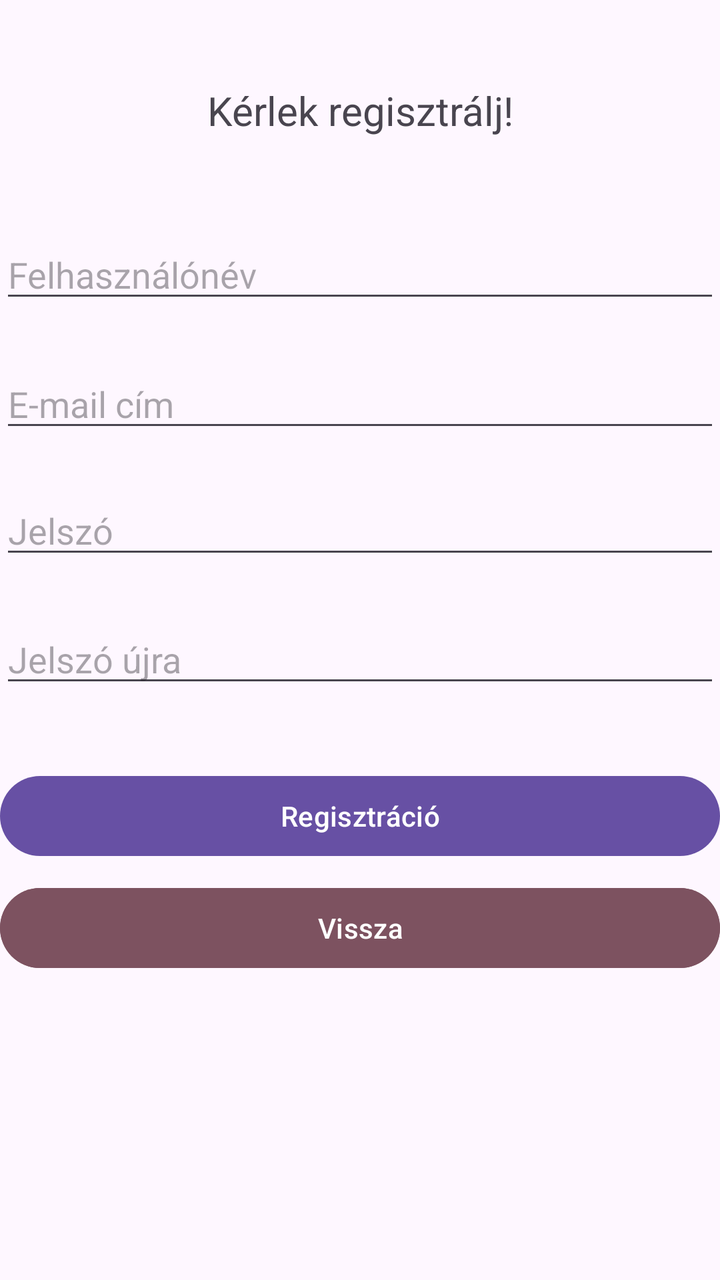
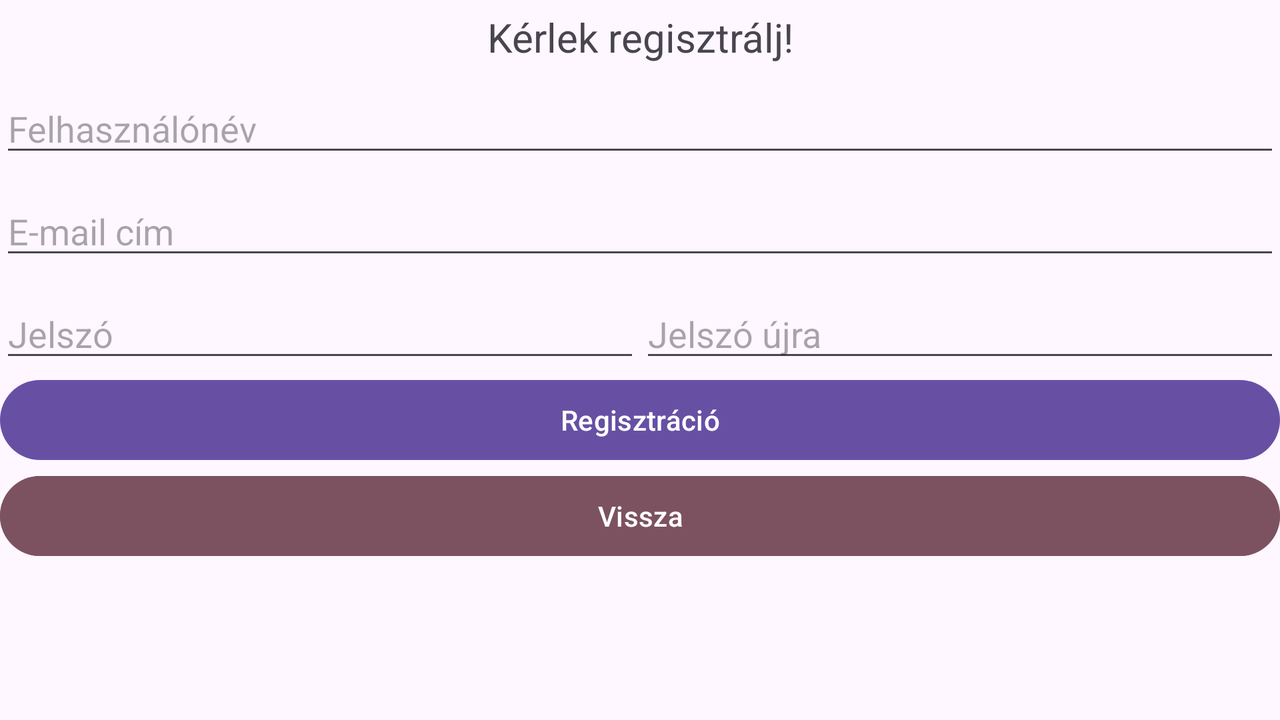

One screen, two layout resources from the same app: the default and the repository's alternative for another configuration. Each is rendered where Android would select it; the XML of both is given below.
<!-- AndroidManifest.xml: application theme Theme.BuszjegyLefoglaló -->
<!-- res/layout/activity_register.xml -->
<?xml version="1.0" encoding="utf-8"?>
<androidx.constraintlayout.widget.ConstraintLayout xmlns:android="http://schemas.android.com/apk/res/android"
    xmlns:app="http://schemas.android.com/apk/res-auto"
    xmlns:tools="http://schemas.android.com/tools"
    android:id="@+id/main"
    android:layout_width="match_parent"
    android:layout_height="match_parent"
    tools:context=".RegisterActivity">

    <EditText
        android:id="@+id/editTextUserName"
        android:layout_width="match_parent"
        android:layout_height="wrap_content"
        android:ems="10"
        android:hint="@string/userName"
        android:inputType="text"
        app:layout_constraintBottom_toBottomOf="parent"
        app:layout_constraintTop_toTopOf="parent"
        app:layout_constraintVertical_bias="0.192"
        tools:layout_editor_absoluteX="0dp" />

    <EditText
        android:id="@+id/editTextEmail"
        android:layout_width="match_parent"
        android:layout_height="wrap_content"
        android:layout_marginBottom="150dp"
        android:ems="10"
        android:hint="@string/email"
        android:inputType="textEmailAddress"
        app:layout_constraintBottom_toBottomOf="parent"
        app:layout_constraintTop_toBottomOf="@+id/editTextUserName"
        app:layout_constraintVertical_bias="0.08"
        tools:layout_editor_absoluteX="-16dp" />

    <EditText
        android:id="@+id/editTextPassword"
        android:layout_width="match_parent"
        android:layout_height="wrap_content"
        android:layout_marginBottom="150dp"
        android:ems="10"
        android:hint="@string/password"
        android:inputType="textPassword"
        app:layout_constraintBottom_toBottomOf="parent"
        app:layout_constraintTop_toBottomOf="@+id/editTextEmail"
        app:layout_constraintVertical_bias="0.097"
        tools:layout_editor_absoluteX="0dp" />

    <EditText
        android:id="@+id/editTextPasswordAgain"
        android:layout_width="match_parent"
        android:layout_height="wrap_content"
        android:layout_marginBottom="150dp"
        android:ems="10"
        android:hint="@string/passwordAgain"
        android:inputType="textPassword"
        app:layout_constraintBottom_toBottomOf="parent"
        app:layout_constraintTop_toBottomOf="@+id/editTextPassword"
        app:layout_constraintVertical_bias="0.14"
        tools:layout_editor_absoluteX="0dp" />

    <Button
        android:id="@+id/registerButton"
        android:layout_width="0dp"
        android:layout_height="wrap_content"
        android:text="@string/register"
        android:onClick="register"
        app:layout_constraintBottom_toBottomOf="parent"
        app:layout_constraintEnd_toEndOf="parent"
        app:layout_constraintHorizontal_bias="0.0"
        app:layout_constraintStart_toStartOf="parent"
        app:layout_constraintTop_toBottomOf="@+id/editTextPasswordAgain"
        app:layout_constraintVertical_bias="0.145" />

    <Button
        android:id="@+id/backButton"
        android:layout_width="0dp"
        android:layout_height="wrap_content"
        android:onClick="back"
        android:text="@string/back"
        android:backgroundTint="?attr/colorTertiary"
        android:textColor="?attr/colorOnTertiary"
        app:layout_constraintBottom_toBottomOf="parent"
        app:layout_constraintEnd_toEndOf="parent"
        app:layout_constraintHorizontal_bias="0.0"
        app:layout_constraintStart_toStartOf="parent"
        app:layout_constraintTop_toBottomOf="@+id/registerButton"
        app:layout_constraintVertical_bias="0.05" />

    <TextView
        android:id="@+id/textView"
        android:layout_width="0dp"
        android:layout_height="32dp"
        android:layout_marginStart="32dp"
        android:layout_marginEnd="32dp"
        android:text="@string/registerTitle"
        android:textAlignment="center"
        android:textSize="20sp"
        app:layout_constraintBottom_toTopOf="@+id/editTextUserName"
        app:layout_constraintEnd_toEndOf="parent"
        app:layout_constraintStart_toStartOf="parent"
        app:layout_constraintTop_toTopOf="parent" />

</androidx.constraintlayout.widget.ConstraintLayout>
<!-- resources referenced by this layout -->
<resources>
  <string name="back">Vissza</string>
  <string name="email">E-mail cím</string>
  <string name="password">Jelszó</string>
  <string name="passwordAgain">Jelszó újra</string>
  <string name="register">Regisztráció</string>
  <string name="registerTitle">Kérlek regisztrálj!</string>
  <string name="userName">Felhasználónév</string>
  <style name="Theme.BuszjegyLefoglaló" parent="Base.Theme.BuszjegyLefoglaló" />
  <style name="Base.Theme.BuszjegyLefoglaló" parent="Theme.Material3.DayNight">
          
          
      </style>
</resources>
<!-- res/layout-land/activity_register.xml (the repository's variant of the layout above) -->
<!-- drawn on the phone turned sideways -->
<?xml version="1.0" encoding="utf-8"?>
<LinearLayout xmlns:android="http://schemas.android.com/apk/res/android"
    xmlns:tools="http://schemas.android.com/tools"
    android:id="@+id/main"
    android:layout_width="match_parent"
    android:layout_height="match_parent"
    android:orientation="vertical"
    tools:context=".RegisterActivity">

    <TextView
        android:id="@+id/textView"
        android:layout_width="match_parent"
        android:layout_height="32dp"
        android:layout_margin="5dp"
        android:text="@string/registerTitle"
        android:textAlignment="center"
        android:textSize="20sp" />

    <EditText
        android:id="@+id/editTextUserName"
        android:layout_width="match_parent"
        android:layout_height="wrap_content"
        android:ems="10"
        android:hint="@string/userName"
        android:inputType="text"
        android:layout_marginBottom="10dp" />

    <EditText
        android:id="@+id/editTextEmail"
        android:layout_width="match_parent"
        android:layout_height="wrap_content"
        android:ems="10"
        android:hint="@string/email"
        android:inputType="textEmailAddress"
        android:layout_marginBottom="10dp" />

    <LinearLayout
        android:layout_width="match_parent"
        android:layout_height="wrap_content"
        android:orientation="horizontal">

        <EditText
            android:id="@+id/editTextPassword"
            android:layout_width="0dp"
            android:layout_weight="0.5"
            android:layout_height="wrap_content"
            android:ems="10"
            android:hint="@string/password"
            android:inputType="textPassword" />

        <EditText
            android:id="@+id/editTextPasswordAgain"
            android:layout_width="0dp"
            android:layout_weight="0.5"
            android:layout_height="wrap_content"
            android:ems="10"
            android:hint="@string/passwordAgain"
            android:inputType="textPassword" />
    </LinearLayout>

    <Button
        android:id="@+id/registerButton"
        android:layout_width="match_parent"
        android:layout_height="wrap_content"
        android:text="@string/register"
        android:onClick="register" />

    <Button
        android:id="@+id/backButton"
        android:layout_width="match_parent"
        android:layout_height="wrap_content"
        android:onClick="back"
        android:text="@string/back"
        android:backgroundTint="?attr/colorTertiary"
        android:textColor="?attr/colorOnTertiary" />

</LinearLayout>
